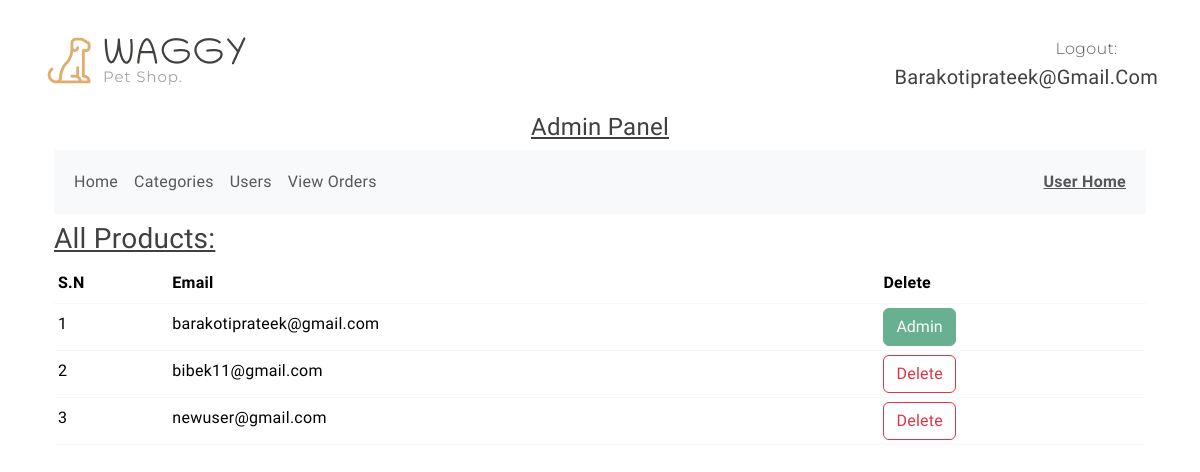
The app's page /view_users (signed in), older data.
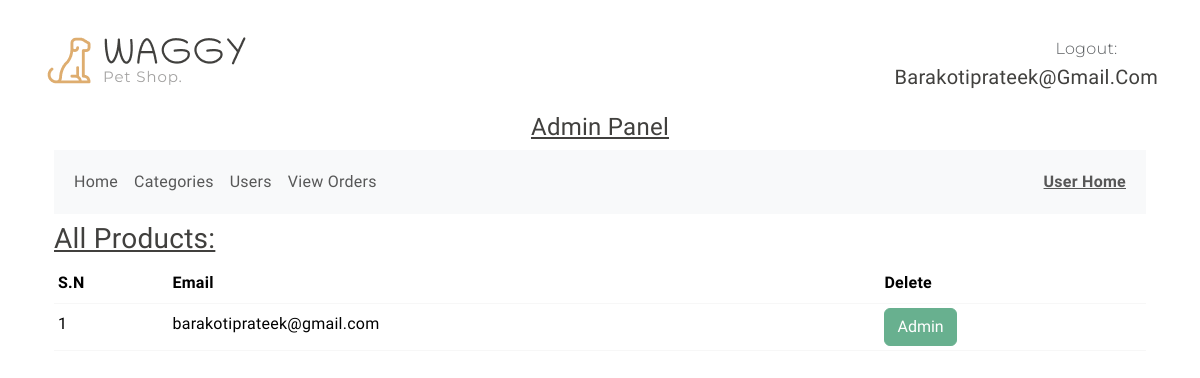
The same page, newer data.
### shop/user/models.py (models this page shows)
class User(db.Model, UserMixin):
    id = db.Column(db.Integer, primary_key = True)
    email = db.Column(db.String(120) , unique = True , nullable = False)
    username = db.Column(db.String(50) , nullable=False)
    password = db.Column(db.String(60) , nullable=False)
    image_file = db.Column(db.String(20), nullable=False, default = 'default.png')
    role = db.Column(db.String(20) , nullable=False , default='customer')
    likes = db.relationship('Likes', backref='user', cascade='all, delete-orphan')
    cart_items = db.relationship('Cart', backref=db.backref('user', lazy=True), cascade='all, delete-orphan')
    user_orders = db.relationship('Order', back_populates='user', cascade='all, delete-orphan')
    def delete(self):
        for like in self.likes:
            db.session.delete(like)
        for order in self.user_orders:
            db.session.delete(order)
        for cart_item in self.cart_items:
            db.session.delete(cart_item)
        db.session.delete(self)
        db.session.commit()

### shop/admin/routes.py (the view)
@app.route('/view_users')
@admin_required
def view_users():
    all_users = User.query.all()
    return render_template('admin/view_users.html' , all_users=all_users)

### shop/__init__.py (called while the page is built)
def admin_required(func):
    @wraps(func)
    def decorated_function(*args, **kwargs):
        if current_user.role != 'admin':
            flash('Access Denied: You are not authorized to access admin page.')
            return redirect(url_for('log_in'))
        return func(*args, **kwargs)
    return decorated_function

### shop/user/models.py (called while the page is built)
@login_manager.user_loader
def load_user(user_id):
    return User.query.get(int(user_id))

### shop/templates/admin/view_users.html (shortened to what this page needs)
{% extends 'base.html' %}
{% block body %}
{% include 'admin/navbar.html' %}
      <div class="container">
       <u> <h3>All Products:</h3></u>
        <table class="table table-sm ">
            <thead>
                <th>S.N</th>
                <th>Email</th>
                <th>Delete</th>
            </thead>
            <tbody>
                {% for user in all_users %}
                <tr>
                    <td>{{loop.index}}</td>
                    <td>{{user.email}}</td>
                    {% if user.role == 'customer' %}
                    <td><a  href="{{url_for('delete_user' , id=user.id)}}" class="btn btn-outline-danger">Delete</td>
                      {% else %}
                      <td><button type="button" class="btn btn-success" disabled>Admin</button></td>
                      {% endif %}
                </tr>
                {% endfor %}
            </tbody>
        </table>
      </div>
{% endblock %}

### shop/templates/base.html (shortened to what this page needs)
<!DOCTYPE html>
<html lang="en">
<head>
<link rel="stylesheet" href="https://cdn.jsdelivr.net/npm/swiper@9/swiper-bundle.min.css" />
<link href="https://cdn.jsdelivr.net/npm/bootstrap@5.3.0-alpha3/dist/css/bootstrap.min.css" rel="stylesheet"
>
  <link href="https://cdn.jsdelivr.net/npm/bootstrap@5.3.3/dist/css/bootstrap.min.css" rel="stylesheet">
<link rel="stylesheet" type="text/css" href="{{ url_for('static' , filename = 'css/vendor.css') }}">
<link rel="stylesheet" type="text/css" href="{{ url_for('static' , filename = 'style.css') }}">
  <link rel="stylesheet" type="text/css" href="{{url_for('static' , filename='style1.css')}}">
</head>
{% block body %}
{% endblock body %}
</html>

### shop/templates/admin/navbar.html (shortened to what this page needs)
<div class="container py-2">
  <div class="row py-4 pb-0 pb-sm-4 align-items-center ">
    <div class="col-sm-4 col-lg-3 text-center text-sm-start">
      <div class="main-logo">
        <a href="{{url_for('admin_home')}}">
          <img src="{{url_for('static', filename='images/logo.png')}}" alt="logo" class="img-fluid">
        </a>
      </div>
    </div>
    <div
        class="col-sm-8 col-lg-9 d-flex justify-content-between justify-content-sm-end align-items-center ">
        <div class="support-box text-end ">
          <span class="fs-6 secondary-font text-muted">Logout:</span> &nbsp;
          <h5 class="mb-0">{{current_user.email}}</h5>
        </div>
  </div>
</div>
<div class="container">
  <b><u><h4 style="display: flex;  justify-content: center;align-items: center;">Admin Panel</h4></u></b>
    <nav class="navbar navbar-expand-lg bg-body-tertiary">
        <div class="container-fluid">
          <div class="collapse navbar-collapse" id="navbarNavDropdown">
            <ul class="navbar-nav ">
              <li class="nav-item">
                <a class="nav-link " aria-current="page" href="{{url_for('admin_home')}}">Home</a>
              </li>
              <li class="nav-item">
                <a class="nav-link" href="{{url_for('categories')}}">Categories</a>
              </li>
              <li class="nav-item">
                <a class="nav-link" href="{{url_for('view_users')}}">Users</a>
              </li>
              <li class="nav-item">
                <a class="nav-link" href="{{url_for('view_orders')}}">View Orders</a>
              </li>
            </ul>
              <ul class="navbar-nav ms-auto">
                <li class="nav-item">
                  <a class="nav-link" href="{{url_for('home')}}"> <b><u>User Home</u></b></a>
                </li>
              </ul>
          </div>
        </div>
      </nav>
</div>

### shop/static/style.css (style rules this page uses)
:root { --header-height: 160px; --header-height-min: 80px; }
:root { --accent-color: #DEAD6F; --dark-color: #222222; --light-dark-color: #727272; --light-color: #fff; --grey-color: #dbdbdb; --light-grey-color: #fafafa; --primary-color: #6995B1; --light-primary-color: #eef1f3; }
:root { --body-font: 'Chilanka', cursive; --heading-font: 'Chilanka', cursive; --secondary-font: 'Montserrat', sans-serif; }
h1, h2, h3, h4, h5, h6 { font-family: var(--heading-font); color: var(--bs-body-color); font-weight: 400; text-transform: capitalize; }
a { text-decoration: none; }
.secondary-font { font-family: var(--secondary-font); font-weight: 300; }

Row changes from the older to the newer data that the page shows:
removed User: email "bibek11@gmail.com"
removed User: email "newuser@gmail.com"
